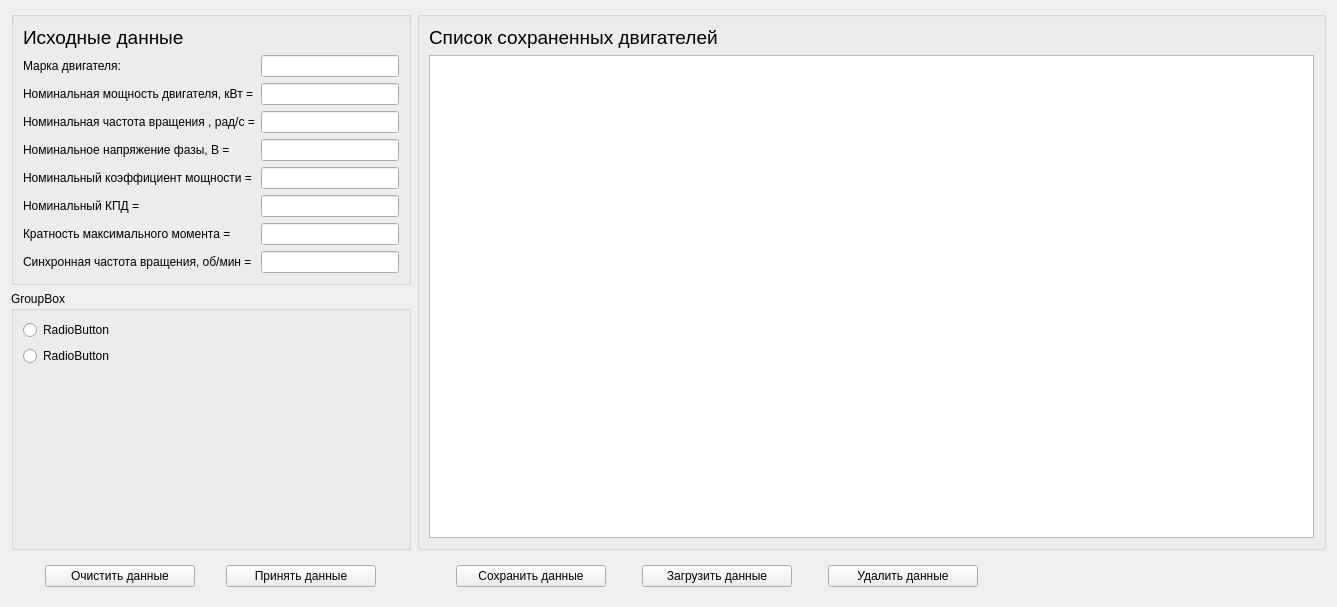
<?xml version="1.0" encoding="UTF-8"?>
<ui version="4.0">
 <class>datas</class>
 <widget class="QWidget" name="datas">
  <property name="geometry">
   <rect>
    <x>0</x>
    <y>0</y>
    <width>1337</width>
    <height>607</height>
   </rect>
  </property>
  <property name="windowTitle">
   <string>Form</string>
  </property>
  <layout class="QGridLayout" name="gridLayout_2">
   <item row="3" column="0">
    <widget class="QWidget" name="widget" native="true">
     <layout class="QHBoxLayout" name="horizontalLayout">
      <item>
       <widget class="QPushButton" name="pushButton_2">
        <property name="maximumSize">
         <size>
          <width>150</width>
          <height>16777215</height>
         </size>
        </property>
        <property name="text">
         <string>Очистить данные</string>
        </property>
       </widget>
      </item>
      <item>
       <widget class="QPushButton" name="pushButton">
        <property name="maximumSize">
         <size>
          <width>150</width>
          <height>16777215</height>
         </size>
        </property>
        <property name="text">
         <string>Принять данные</string>
        </property>
       </widget>
      </item>
     </layout>
    </widget>
   </item>
   <item row="0" column="0">
    <widget class="QGroupBox" name="groupBox">
     <property name="enabled">
      <bool>true</bool>
     </property>
     <property name="minimumSize">
      <size>
       <width>0</width>
       <height>0</height>
      </size>
     </property>
     <property name="maximumSize">
      <size>
       <width>400</width>
       <height>16777215</height>
      </size>
     </property>
     <property name="mouseTracking">
      <bool>false</bool>
     </property>
     <property name="tabletTracking">
      <bool>false</bool>
     </property>
     <property name="acceptDrops">
      <bool>false</bool>
     </property>
     <property name="autoFillBackground">
      <bool>false</bool>
     </property>
     <property name="title">
      <string/>
     </property>
     <property name="alignment">
      <set>Qt::AlignJustify|Qt::AlignTop</set>
     </property>
     <property name="flat">
      <bool>false</bool>
     </property>
     <property name="checkable">
      <bool>false</bool>
     </property>
     <layout class="QGridLayout" name="gridLayout">
      <item row="2" column="1">
       <widget class="QLineEdit" name="lineEdit_3">
        <property name="text">
         <string/>
        </property>
       </widget>
      </item>
      <item row="5" column="0">
       <widget class="QLabel" name="label_4">
        <property name="text">
         <string>Номинальная частота вращения , рад/с =</string>
        </property>
       </widget>
      </item>
      <item row="0" column="0" colspan="2">
       <widget class="QLabel" name="label_2">
        <property name="text">
         <string>&lt;html&gt;&lt;head/&gt;&lt;body&gt;&lt;p&gt;&lt;span style=&quot; font-size:14pt;&quot;&gt;Исходные данные&lt;/span&gt;&lt;/p&gt;&lt;/body&gt;&lt;/html&gt;</string>
        </property>
       </widget>
      </item>
      <item row="8" column="1">
       <widget class="QLineEdit" name="lineEdit_6">
        <property name="text">
         <string/>
        </property>
       </widget>
      </item>
      <item row="11" column="0">
       <widget class="QLabel" name="label_6">
        <property name="text">
         <string>Синхронная частота вращения, об/мин =</string>
        </property>
       </widget>
      </item>
      <item row="1" column="1">
       <widget class="QLineEdit" name="lineEdit_2">
        <property name="text">
         <string/>
        </property>
       </widget>
      </item>
      <item row="2" column="0">
       <widget class="QLabel" name="label_3">
        <property name="text">
         <string>&lt;html&gt;&lt;head/&gt;&lt;body&gt;&lt;p&gt;Номинальная мощность двигателя, кВт =&lt;/p&gt;&lt;/body&gt;&lt;/html&gt;</string>
        </property>
       </widget>
      </item>
      <item row="8" column="0">
       <widget class="QLabel" name="label_7">
        <property name="text">
         <string>Номинальный коэффициент мощности =</string>
        </property>
       </widget>
      </item>
      <item row="7" column="0">
       <widget class="QLabel" name="label_5">
        <property name="text">
         <string>Номинальное напряжение фазы, В =</string>
        </property>
       </widget>
      </item>
      <item row="7" column="1">
       <widget class="QLineEdit" name="lineEdit_5">
        <property name="text">
         <string/>
        </property>
       </widget>
      </item>
      <item row="1" column="0">
       <widget class="QLabel" name="label">
        <property name="text">
         <string>&lt;html&gt;&lt;head/&gt;&lt;body&gt;&lt;p&gt;Марка двигателя:&lt;/p&gt;&lt;/body&gt;&lt;/html&gt;</string>
        </property>
       </widget>
      </item>
      <item row="10" column="0">
       <widget class="QLabel" name="label_9">
        <property name="text">
         <string>Кратность максимального момента =</string>
        </property>
       </widget>
      </item>
      <item row="5" column="1">
       <widget class="QLineEdit" name="lineEdit_4">
        <property name="text">
         <string/>
        </property>
       </widget>
      </item>
      <item row="9" column="0">
       <widget class="QLabel" name="label_8">
        <property name="text">
         <string>Номинальный КПД =</string>
        </property>
       </widget>
      </item>
      <item row="10" column="1">
       <widget class="QLineEdit" name="lineEdit_8"/>
      </item>
      <item row="11" column="1">
       <widget class="QLineEdit" name="lineEdit_9"/>
      </item>
      <item row="9" column="1">
       <widget class="QLineEdit" name="lineEdit_7">
        <property name="text">
         <string/>
        </property>
       </widget>
      </item>
     </layout>
    </widget>
   </item>
   <item row="1" column="0">
    <widget class="QGroupBox" name="groupBox_3">
     <property name="minimumSize">
      <size>
       <width>400</width>
       <height>0</height>
      </size>
     </property>
     <property name="title">
      <string>GroupBox</string>
     </property>
     <layout class="QVBoxLayout" name="verticalLayout_2">
      <item>
       <widget class="QRadioButton" name="radioButton">
        <property name="text">
         <string>RadioButton</string>
        </property>
       </widget>
      </item>
      <item>
       <widget class="QRadioButton" name="radioButton_2">
        <property name="text">
         <string>RadioButton</string>
        </property>
       </widget>
      </item>
      <item>
       <spacer name="verticalSpacer">
        <property name="orientation">
         <enum>Qt::Vertical</enum>
        </property>
        <property name="sizeHint" stdset="0">
         <size>
          <width>20</width>
          <height>40</height>
         </size>
        </property>
       </spacer>
      </item>
     </layout>
    </widget>
   </item>
   <item row="3" column="1">
    <widget class="QWidget" name="widget_2" native="true">
     <property name="maximumSize">
      <size>
       <width>600</width>
       <height>16777215</height>
      </size>
     </property>
     <layout class="QHBoxLayout" name="horizontalLayout_2">
      <item>
       <widget class="QPushButton" name="pushButton_3">
        <property name="maximumSize">
         <size>
          <width>150</width>
          <height>16777215</height>
         </size>
        </property>
        <property name="text">
         <string>Сохранить данные</string>
        </property>
       </widget>
      </item>
      <item>
       <widget class="QPushButton" name="pushButton_4">
        <property name="maximumSize">
         <size>
          <width>150</width>
          <height>16777215</height>
         </size>
        </property>
        <property name="text">
         <string>Загрузить данные</string>
        </property>
       </widget>
      </item>
      <item>
       <widget class="QPushButton" name="pushButton_6">
        <property name="maximumSize">
         <size>
          <width>150</width>
          <height>16777215</height>
         </size>
        </property>
        <property name="text">
         <string>Удалить данные</string>
        </property>
       </widget>
      </item>
     </layout>
    </widget>
   </item>
   <item row="0" column="1" rowspan="2">
    <widget class="QGroupBox" name="groupBox_2">
     <layout class="QVBoxLayout" name="verticalLayout">
      <item>
       <widget class="QLabel" name="label_12">
        <property name="text">
         <string>&lt;html&gt;&lt;head/&gt;&lt;body&gt;&lt;p&gt;&lt;span style=&quot; font-size:14pt;&quot;&gt;Список сохраненных двигателей&lt;/span&gt;&lt;/p&gt;&lt;/body&gt;&lt;/html&gt;</string>
        </property>
       </widget>
      </item>
      <item>
       <widget class="QTableView" name="tableView"/>
      </item>
     </layout>
    </widget>
   </item>
  </layout>
 </widget>
 <tabstops>
  <tabstop>lineEdit_2</tabstop>
  <tabstop>lineEdit_3</tabstop>
  <tabstop>lineEdit_4</tabstop>
  <tabstop>lineEdit_5</tabstop>
  <tabstop>lineEdit_6</tabstop>
  <tabstop>lineEdit_7</tabstop>
  <tabstop>lineEdit_8</tabstop>
  <tabstop>lineEdit_9</tabstop>
  <tabstop>pushButton_2</tabstop>
  <tabstop>pushButton</tabstop>
  <tabstop>pushButton_3</tabstop>
  <tabstop>pushButton_4</tabstop>
  <tabstop>pushButton_6</tabstop>
  <tabstop>tableView</tabstop>
 </tabstops>
 <resources/>
 <connections/>
</ui>
